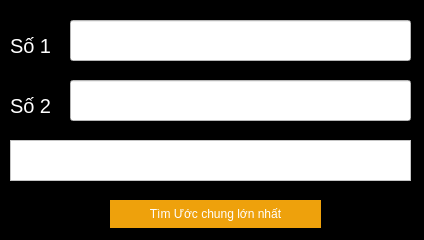
<?xml version="1.0" encoding="UTF-8"?>
<ui version="4.0">
 <class>gcd_widget</class>
 <widget class="QWidget" name="gcd_widget">
  <property name="geometry">
   <rect>
    <x>0</x>
    <y>0</y>
    <width>424</width>
    <height>240</height>
   </rect>
  </property>
  <property name="windowTitle">
   <string>Form</string>
  </property>
  <property name="styleSheet">
   <string notr="true">color: white;
background-color: black;</string>
  </property>
  <widget class="QLabel" name="label_1">
   <property name="geometry">
    <rect>
     <x>10</x>
     <y>30</y>
     <width>51</width>
     <height>31</height>
    </rect>
   </property>
   <property name="font">
    <font>
     <pointsize>15</pointsize>
    </font>
   </property>
   <property name="text">
    <string>Số 1</string>
   </property>
  </widget>
  <widget class="QLineEdit" name="nhapSo_1">
   <property name="geometry">
    <rect>
     <x>70</x>
     <y>20</y>
     <width>341</width>
     <height>41</height>
    </rect>
   </property>
   <property name="styleSheet">
    <string notr="true">background-color: white; 
color: black;</string>
   </property>
  </widget>
  <widget class="QLabel" name="label_2">
   <property name="geometry">
    <rect>
     <x>10</x>
     <y>90</y>
     <width>51</width>
     <height>31</height>
    </rect>
   </property>
   <property name="font">
    <font>
     <pointsize>15</pointsize>
    </font>
   </property>
   <property name="text">
    <string>Số 2</string>
   </property>
  </widget>
  <widget class="QLineEdit" name="nhapSo_2">
   <property name="geometry">
    <rect>
     <x>70</x>
     <y>80</y>
     <width>341</width>
     <height>41</height>
    </rect>
   </property>
   <property name="styleSheet">
    <string notr="true">background-color: white; 
color: black;</string>
   </property>
  </widget>
  <widget class="QPushButton" name="button_giai">
   <property name="geometry">
    <rect>
     <x>110</x>
     <y>200</y>
     <width>211</width>
     <height>28</height>
    </rect>
   </property>
   <property name="styleSheet">
    <string notr="true">background-color: #EEA10C;
color: white;
border-radius: 50px;</string>
   </property>
   <property name="text">
    <string>Tìm Ước chung lớn nhất</string>
   </property>
  </widget>
  <widget class="QTextBrowser" name="textBrowser_ketqua">
   <property name="geometry">
    <rect>
     <x>10</x>
     <y>140</y>
     <width>401</width>
     <height>41</height>
    </rect>
   </property>
   <property name="styleSheet">
    <string notr="true">color: black; 
background-color: white;</string>
   </property>
  </widget>
 </widget>
 <resources/>
 <connections/>
</ui>
